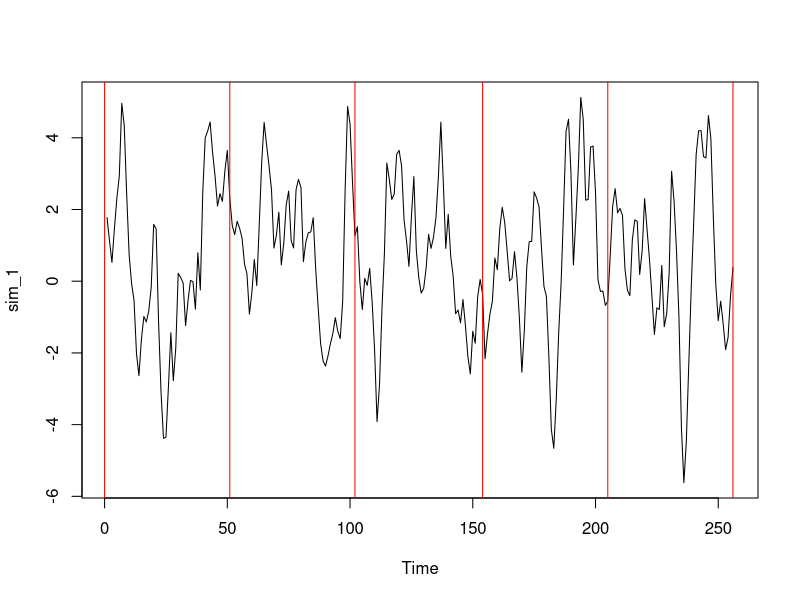
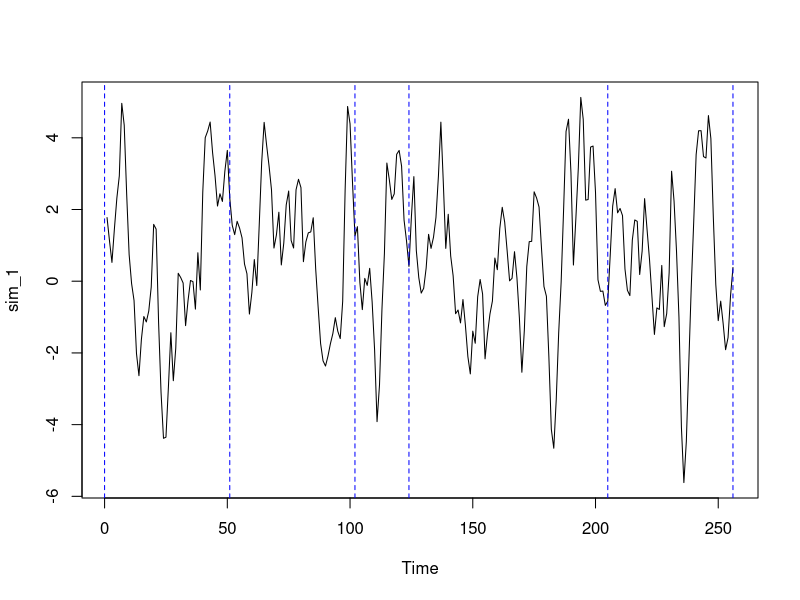

R code for these plots, in order:
# AdaptSPEC

# Stationary Time Series
set.seed(101)
# number of time points
n = 256


phi <- c(1.4256, -0.7344, 0.1296)
sim_1 <- arima.sim(model = list("ar" = phi), n = n, n.start = 2000)
ts.plot(sim_1)

# Within Model
# start with small number of segments
# how many segments we currently have
m = 5
# define max number of segments
M = 20


# start with equally spaced xi's that fall between 0 and 256
xi = round(seq(0,256,length.out = 6))

# visualize these points on the time series
abline(v = xi, col = "red")

# take the 4th break and move it between the 3rd and the 5th break.
new_xi = xi
# using -1 and +1 is the way of controlling t-min
# define t-min
tmin = floor(n/M)
# Create variables that will choose at random which xi to move
rand_xi <- sample(m-1,1) 
# moves the randomly chosen xi to a new position
new_xi[rand_xi] = sample(seq(xi[rand_xi - 1] + tmin , xi[rand_xi + 1] - tmin, 1), 1)
# See how the xi was moved from the original location
cbind(xi,new_xi)

# Plot the newly moved xi
ts.plot(sim_1)
#abline(v = xi, col = "red")
abline(v = new_xi, col = "blue", lty = 2)



# Write a function that does the steps above
move_xi <- function(xi, tmin, p){
  # take the xi and make a copy
  new_xi = xi
  # randomly choose a xi index
  m = length(xi) - 1 
  rand_xi = sample(m-1 , 1) + 1
  # p is the chosen threshold for doing sampling method 1 or sampling method 2
  # generate a value that will turn on or off the sampling method
  method <- rbinom(n = 1, size = 1, prob = p)
  if(method == 1){
    # move the randomly chosen xi to a new location conditional on tmin
    new_xi[rand_xi] = sample(seq(xi[rand_xi - 1] + tmin , xi[rand_xi + 1] - tmin, 1), 1)
  } else{
    new_xi[rand_xi] = sample(seq(max(xi[rand_xi] - 1, xi[rand_xi - 1] + tmin),
                                 min(xi[rand_xi] + 1, xi[rand_xi + 1] - tmin)), 1)
  }
  return(new_xi)
}

# p = 1 means we always choose method 1. 
# AdaptSPEC suggests setting p = 0.2 
cbind(xi, move_xi(xi, tmin = tmin, p = 0.2))










